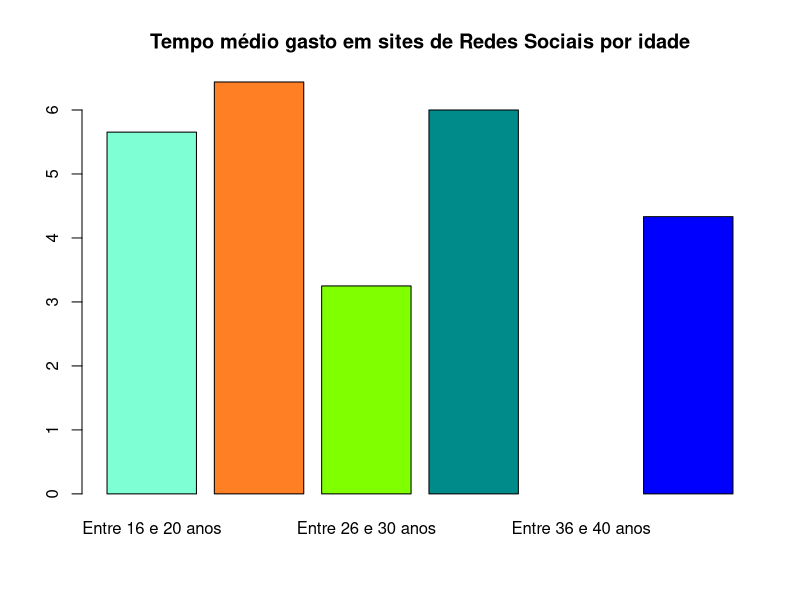
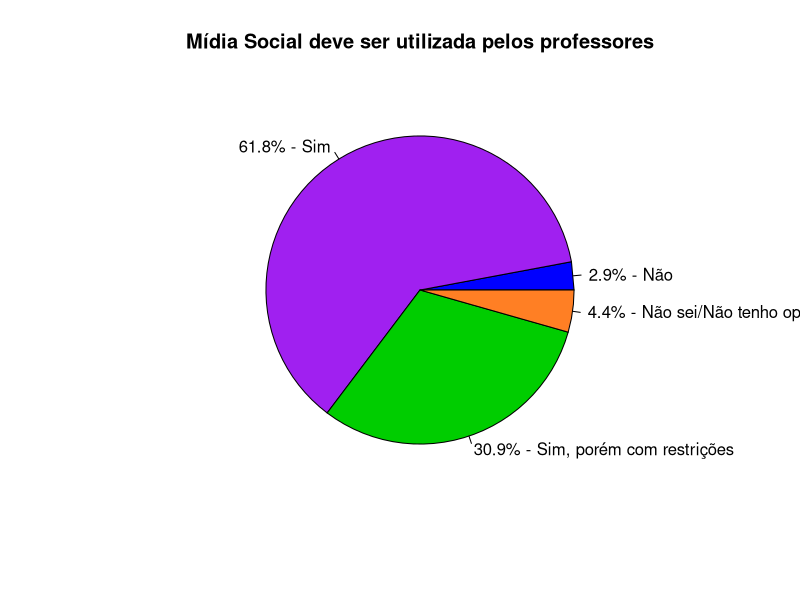
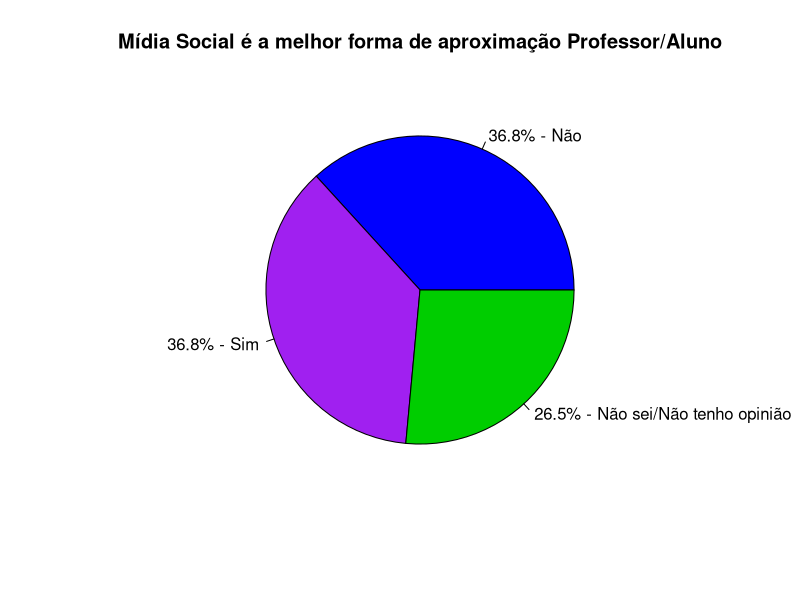
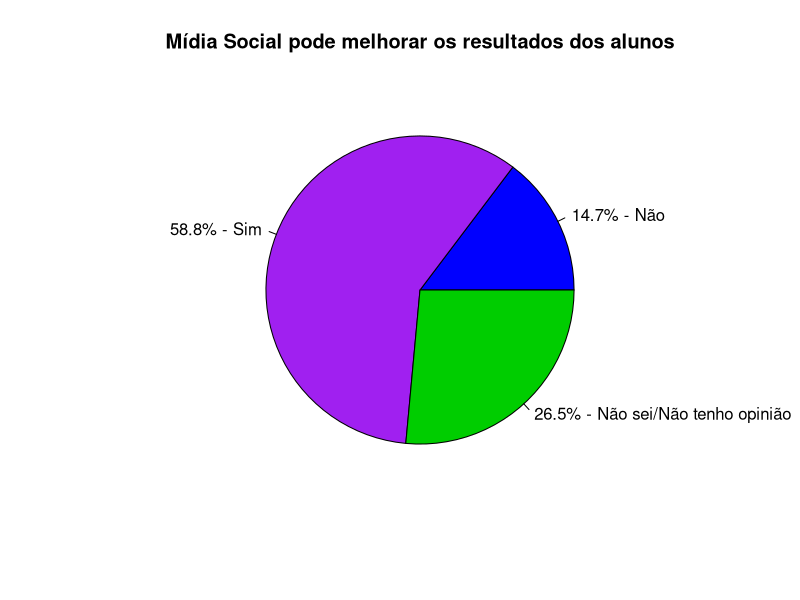
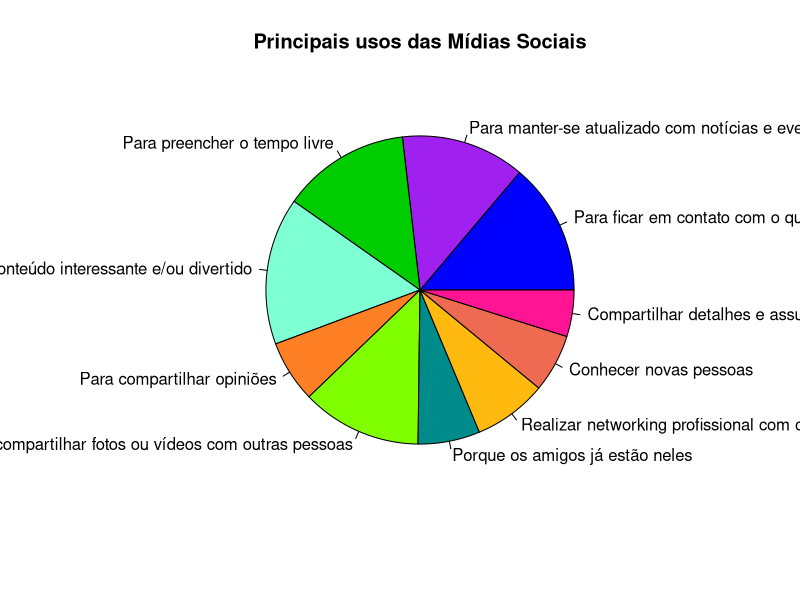

These figures' R source, in order: (Note: this script raises an error after producing the figures.)
## ---- chunk 1
if (!require(readxl)) install.packages('readxl')
library(readxl)

df <- read_excel("../dados/umses_alunos_2018.xlsx")
pd <- read_excel("../dados/principais_dificuldades.xlsx")
sm <- read_excel("../dados/redessociais.xlsx")
## ---- chunk 2
idade1 <- subset(df, idade == 1)
idade2 <- subset(df, idade == 2)
idade3 <- subset(df, idade == 3)
idade4 <- subset(df, idade == 4)
idade5 <- subset(df, idade == 5)
idade6 <- subset(df, idade == 6)

md1 <- mean(idade1$tempogasto)
md2 <- mean(idade2$tempogasto)
md3 <- mean(idade3$tempogasto)
md4 <- mean(idade4$tempogasto)
md5 <- mean(idade5$tempogasto)
md6 <- mean(idade6$tempogasto)

barplot(c(md1, md2, md3, md4, md5, md6),
        names.arg = c("Entre 16 e 20 anos" , "Entre 21 e 25 anos", "Entre 26 e 30 anos", "Entre 30 e 35 anos", "Entre 36 e 40 anos", "Acima de 40 anos"),
        main = "Tempo médio gasto em sites de Redes Sociais por idade",
        col=c("aquamarine", "chocolate1", "chartreuse1", "cyan4", "darkgoldenrod1", "blue","purple", "green3"))
## ---- chunk 3
uacad=table(df$usoacademico)
lblua <- c("Não", "Sim", "Sim, porém com restrições", "Não sei/Não tenho opinião")
pctua <- round(uacad/sum(uacad)*100, digits=1)
lblua <- paste0(pctua, "% - ", lblua)
pie(uacad, labels = lblua, edges = 100, angle = 45, col = c("blue","purple", "green3", "chocolate1"), border = NULL,
    lty = NULL, main = "Mídia Social deve ser utilizada pelos professores")
## ---- chunk 4
aprox=table(df$profchegaal)
lblap <- c("Não", "Sim", "Não sei/Não tenho opinião")
pctap <- round(aprox/sum(aprox)*100, digits=1)
lblap <- paste0(pctap, "% - ", lblap)
pie(aprox, labels = lblap, edges = 100, angle = 45, col = c("blue","purple", "green3"), border = NULL,
    lty = NULL, main = "Mídia Social é a melhor forma de aproximação Professor/Aluno")
## ---- chunk 5
mres=table(df$melhoraresul)
lblmr <- c("Não", "Sim", "Não sei/Não tenho opinião")
pctmr <- round(mres/sum(mres)*100, digits=1)
lblmr <- paste0(pctmr, "% - ", lblmr)
pie(mres, labels = lblmr, edges = 100, angle = 45, col = c("blue","purple", "green3"), border = NULL,
    lty = NULL, main = "Mídia Social pode melhorar os resultados dos alunos")
## ---- chunk 6
contato <- df[df$contato == 1,]
atualizado <- df[df$atualizado == 1,]
preencher <- df[df$preencher == 1,]
encontrar <- df[df$encontrar == 1,]
compopiniao <- df[df$compopiniao == 1,]
compfoto <- df[df$compfoto == 1,]
amigosja <- df[df$amigosja == 1,]
profnetwork <- df[df$profnetwork == 1,]
novaamizade <- df[df$novaamizade == 1,]
compdetalhe <- df[df$compdetalhe == 1,]
x<-c(table(contato$melhoraresul)[2], table(atualizado$melhoraresul)[2],
     table(preencher$melhoraresul)[2], table(encontrar$melhoraresul)[2],
     table(compopiniao$melhoraresul)[2], table(compfoto$melhoraresul)[2],
     table(amigosja$melhoraresul)[2], table(profnetwork$melhoraresul)[2],
     table(novaamizade$melhoraresul)[2], table(compdetalhe$melhoraresul)[2])
n<-c("Para ficar em contato com o que os amigos estão fazendo",
     "Para manter-se atualizado com notícias e eventos atuais",
     "Para preencher o tempo livre",
     "Para encontrar conteúdo interessante e/ou divertido",
     "Para compartilhar opiniões",
     "Para compartilhar fotos ou vídeos com outras pessoas",
     "Porque os amigos já estão neles",
     "Realizar networking profissional com outras pessoas",
     "Conhecer novas pessoas",
     "Compartilhar detalhes e assuntos de trabalho")
pie(x, labels = n, col=c("blue","purple", "green3", "aquamarine", "chocolate1", "chartreuse1", "cyan4", "darkgoldenrod1", "coral2", "deeppink1"), main = "Principais usos das Mídias Sociais")
## ---- chunk 7
barplot(pd$X__1, main = "Principais dificuldades de uso de Mídias Sociais em um ambiente educacional", names.arg = pd$`Principais Dificuldades`, ylim = c(0, 70), col=c("blue","purple", "green3", "aquamarine", "chocolate1", "chartreuse1"))
## ---- chunk 8
barplot(sm$Usuarios, main = "Numero de usuários por Rede Social", names.arg = sm$`Rede Social`, ylim = c(0, 70), col=c("blue","purple", "green3", "aquamarine", "chocolate1", "chartreuse1", "cyan4", "darkgoldenrod1", "coral2", "deeppink1"))
## ---- chunk 9
# ToDo: gráfico lucas
